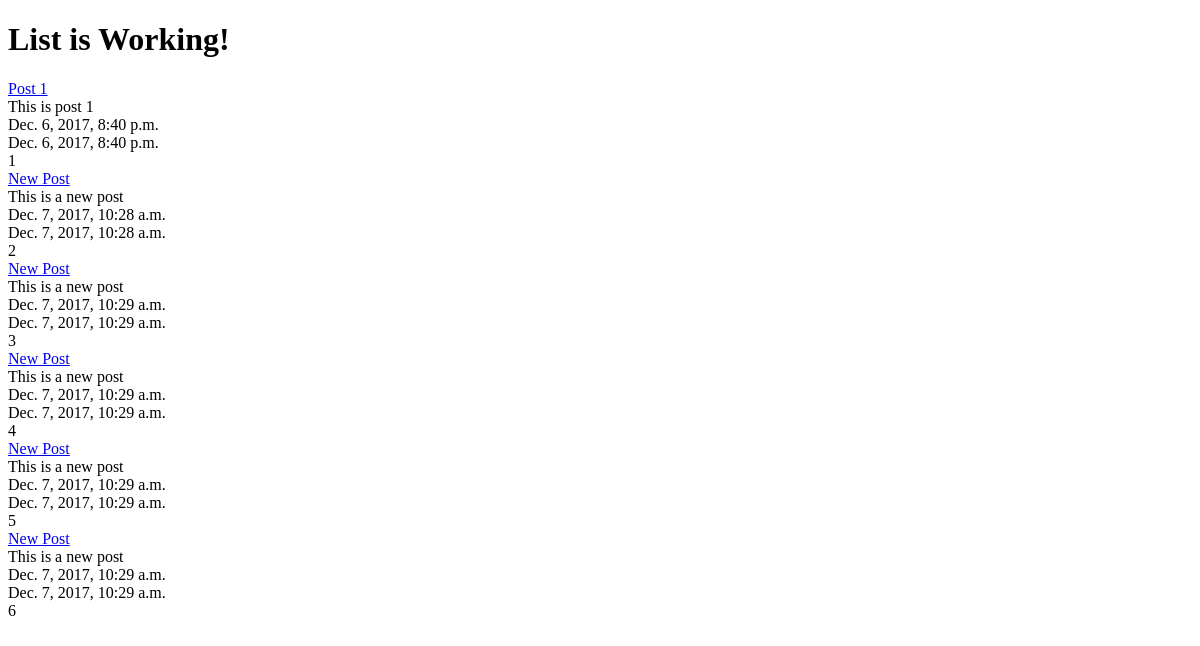
The app's page /posts/, older data.
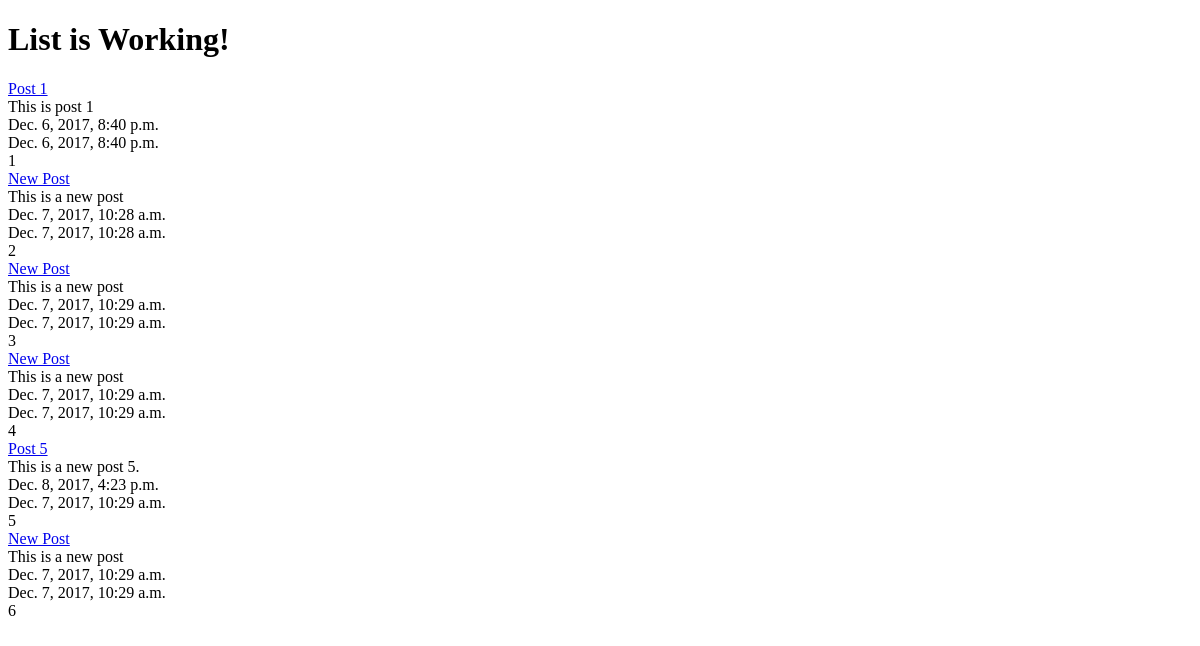
The same page, newer data.
### posts/models.py (models this page shows, shortened)
class Post(models.Model):
    title = models.CharField(max_length = 120)
    content = models.TextField()
    updated = models.DateTimeField(auto_now=True, auto_now_add=False)
    timestamp = models.DateTimeField(auto_now=False, auto_now_add=True)
    def get_absolute_url(self):
        return reverse("posts:detail", kwargs={"id": self.id})

### posts/views.py (the view)
def post_list(request):
    queryset = Post.objects.all()
    context = {
        "object_list" : queryset,
        "title" : "List"
    }
    return render(request, "index.html", context)

### templates/index.html
<!DOCTYPE html>
<html>
<body>
  <h1>{{ title }} is Working!</h1>
  {% for obj in object_list %}
  <a href='{{ obj.get_absolute_url }}'>{{ obj.title }}</a> <br />
  {{ obj.content }} <br />
  {{ obj.updated }} <br />
  {{ obj.timestamp }} <br />
  {{ obj.id }} <br />
  {% endfor %}
</body>
</html>

Row changes from the older to the newer data that the page shows:
changed Post id 5: title "New Post" → "Post 5"; content "This is a new post" → "This is a new post 5."; updated "Dec. 7, 2017, 10:29 a.m." → "Dec. 8, 2017, 4:23 p.m."
